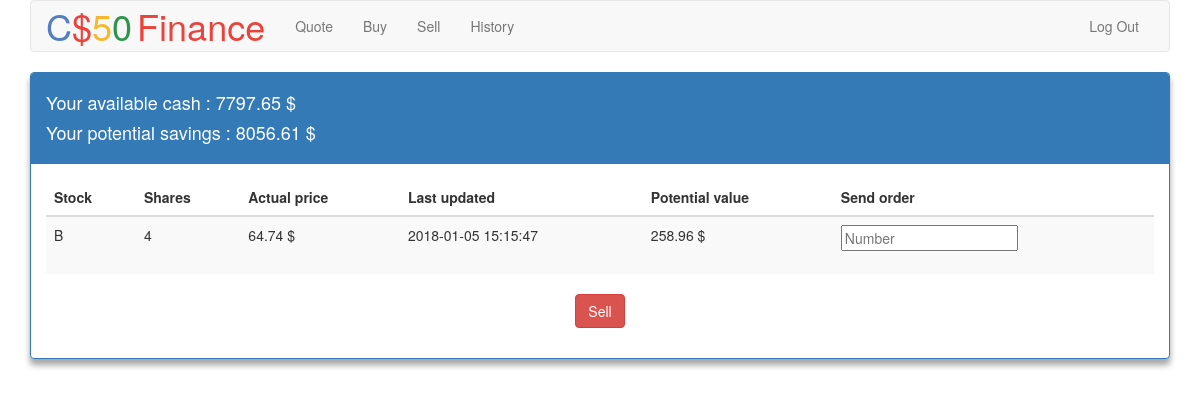
Page /sell (signed in) on the earlier database version.
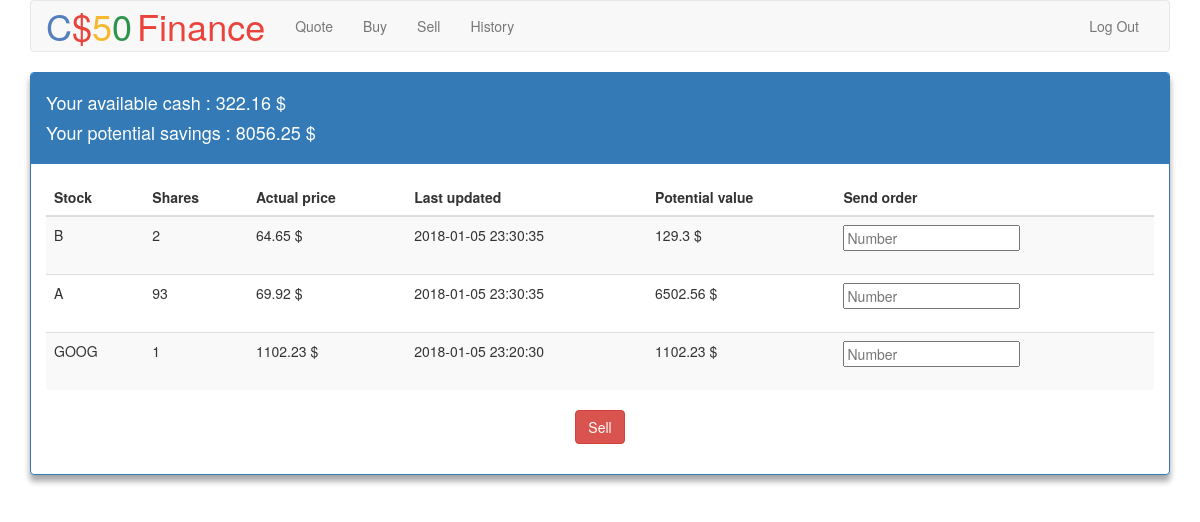
Same page on the later database version.
### tables this page shows
CREATE TABLE portfolio ( value_id INTEGER PRIMARY KEY AUTOINCREMENT UNIQUE NOT NULL, user_id INTEGER NOT NULL, stock_symbol TEXT NOT NULL, number_share INTEGER, actual_price FLOAT, potential_value FLOAT, last_updated TEXT NOT NULL, FOREIGN KEY(user_id) REFERENCES users(id));

### application.py (the view)
@app.route("/sell", methods=["GET", "POST"])
@login_required
def sell():
    user_id = session["user_id"]
    cash = session["cash"]
    portfolio_rows = db.execute("SELECT * FROM portfolio" +
                                " WHERE user_id=:user_id",
                                user_id=user_id)
    potential_cash = 0
    if request.method == "POST":
        return stock_transaction("sell", db, user_id, cash, potential_cash)
    elif request.method == "GET":
        for row in portfolio_rows:
            actual_price = row["actual_price"]
            potential_cash += actual_price * row["number_share"]
            potential_cash = round(potential_cash, 2)
        return render_template("sell.html",
                               cash=session["cash"],
                               portfolio_rows=portfolio_rows,
                               potential_cash=potential_cash,
                               no_sold=False,
                               no_integer=False)

### helpers.py (called while the page is built)
def login_required(f):
    @wraps(f)
    def decorated_function(*args, **kwargs):
        if session.get("user_id") is None:
            return redirect("/login")
        return f(*args, **kwargs)
    return decorated_function

### templates/sell.html (shortened to what this page needs)
{% extends "layout.html" %}
{% block main %}
    <div class="panel panel-primary">
        <div class="panel-heading">
            <h4 class="text">Your available cash : {{ cash }} $</h4>
            <h4 class="text">Your potential savings : {{ cash + potential_cash }} $</h4>
        </div>
        <div class="panel-body">
            <form class="form" action="{{ url_for('sell') }}" method="post">
                <fieldset>
                    <table class="table table-striped">
                        <thead>
                            <tr>
                                <th>Stock</th>
                                <th>Shares</th>
                                <th>Actual price</th>
                                <th>Last updated</th>
                                <th>Potential value</th>
                                <th>Send order</th>
                            </tr>
                        </thead>
                        <tbody>
                            {% for row in portfolio_rows %}
                                <tr>
                                    <td>{{ row.stock_symbol }}</td>
                                    <td>{{ row.number_share }}</td>
                                    <td>{{ row.actual_price }} $</td>
                                    <td>{{ row.last_updated }}</td>
                                    <td>{{ row.potential_value }} $</td>
                                    <td>
                                        <div class="form-group">
                                            <input type="text" name="{{ row.stock_symbol }}" placeholder="Number" />
                                        </div>
                                    </td>
                                </tr>
                            {% endfor %}
                        </tbody>
                    </table>
                    <div class="form-group">
                        <button class="btn btn-danger" type="submit">Sell</button>
                    </div>
                </fieldset>
            </form>
        </div>
    </div>
{% endblock %}

### templates/layout.html (shortened to what this page needs)
<!DOCTYPE html>
<html lang="en">
    <head>
        <link href="https://maxcdn.bootstrapcdn.com/bootstrap/3.3.7/css/bootstrap.min.css" rel="stylesheet"/>
        <link href="{{ url_for('static', filename='styles.css') }}" rel="stylesheet"/>
    </head>
    <body>
        <div class="container">
            <nav class="navbar navbar-default">
                <div class="container-fluid">
                    <div class="navbar-header">
                        <a class="navbar-brand" href="{{ url_for('index') }}"><span class="blue">C</span><span class="red">$</span><span class="yellow">5</span><span class="green">0</span> <span class="red">Finance</span></a>
                    </div>
                    <div class="collapse navbar-collapse" id="navbar">
                        {% if session.user_id %}
                            <ul class="nav navbar-nav">
                                <li><a href="{{ url_for('quote') }}">Quote</a></li>
                                <li><a href="{{ url_for('buy') }}">Buy</a></li>
                                <li><a href="{{ url_for('sell') }}">Sell</a></li>
                                <li><a href="{{ url_for('history') }}">History</a></li>
                            </ul>
                            <ul class="nav navbar-nav navbar-right">
                                <li><a href="{{ url_for('logout') }}">Log Out</a></li>
                            </ul>
                        {% else %}
                            <ul class="nav navbar-nav navbar-right">
                                <li><a href="{{ url_for('register') }}">Register</a></li>
                                <li><a href="{{ url_for('login') }}">Log In</a></li>
                            </ul>
                        {% endif %}
                    </div>
                </div>
            </nav>
            <main>
                {% block main %}{% endblock %}
            </main>
        </div>
    </body>
</html>

### static/styles.css (style rules this page uses)
.container { margin-left: auto; margin-right: auto; text-align: center; }
.navbar-default .navbar-brand .blue { color: #537fbe; font-size:3vw; }
.navbar-default .navbar-brand .red { color: #ea433b; font-size:3vw; }
.navbar-default .navbar-brand .yellow { color: #f5b82e; font-size:3vw; }
.navbar-default .navbar-brand .green { color: #2e944b; font-size:3vw; }
main td { text-align: left; }
.text { text-align: left; }
.panel { box-shadow : 0 0.5vw 0.5vw 0 rgba(0, 0, 0, 0.2), 0 0.5vw 0.5vw 0 rgba(0, 0, 0, 0.19); }

Differences in the rows shown:
changed portfolio (number 1 of 3 on the later page): number_share "4" → "2"; actual_price "64.74" → "64.65"; last_updated "2018-01-05 15:15:47" → "2018-01-05 23:30:35"; potential_value "258.96" → "129.3"
added portfolio: stock_symbol "A", number_share "93", actual_price "69.92", last_updated "2018-01-05 23:30:35", potential_value "6502.56"
added portfolio: stock_symbol "GOOG", number_share "1", actual_price "1102.23", last_updated "2018-01-05 23:20:30", potential_value "1102.23"
Other differences:
{{ cash }}: "7797.65" → "322.16"
{{ cash + potential_cash }}: "8056.61" → "8056.25"
